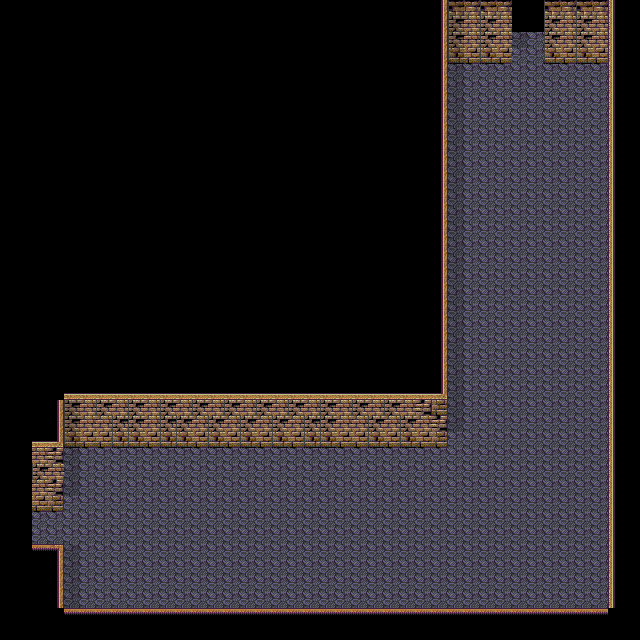

A level layout from a 2D game, rendered from its tile map. Below: a short description, then the map file with tile-grid data replaced by summaries:
An orthogonal 40x40 tile map with 16x16 px tiles, 2 tile layers (Base, shadow), 2 tilesets and 13 objects.

<map version="1.0" orientation="orthogonal" renderorder="right-down" width="40" height="40" tilewidth="16" tileheight="16" backgroundcolor="#000000" nextobjectid="16">
 <properties>
  <property name="cc_vertexz" value="-11" />
 </properties>
 <tileset firstgid="1" name="lower" tilewidth="16" tileheight="16" tilecount="480" columns="30">
  <image source="lower.png" trans="201c30" width="480" height="256" />
 </tileset>
 <tileset firstgid="481" name="ST-Sewer-01.png" tilewidth="16" tileheight="16" tilecount="1504" columns="16">
  <image source="ST-Sewer-01.png" width="256" height="1504" />
 </tileset>
 <layer name="Base" width="40" height="40">
  <properties>
   <property name="cc_vertexz" value="-11" />
  </properties>
  <data>[1600 cells, 831 non-empty, 16 distinct tile ids]</data>
 </layer>
 <objectgroup name="collision">
  <object id="1" x="400" y="0" width="48" height="448" />
  <object id="2" x="64" y="400" width="336" height="48" />
  <object id="3" x="0" y="400" width="64" height="112" />
  <object id="4" x="0" y="544" width="64" height="96" />
  <object id="5" x="64" y="608" width="432" height="32" />
  <object id="6" x="496" y="608" width="144" height="32" />
  <object id="7" x="608" y="0" width="48" height="512" />
  <object id="8" x="608" y="512" width="32" height="96" />
  <object id="9" x="448" y="0" width="64" height="64" />
  <object id="10" x="544" y="0" width="64" height="64" />
 </objectgroup>
 <objectgroup name="event">
  <object id="13" x="512" y="0" width="32" height="32">
   <properties>
    <property name="EventID" value="1" />
    <property name="trigger" value="1" />
   </properties>
  </object>
  <object id="14" x="0" y="512" width="32" height="32">
   <properties>
    <property name="EventID" value="2" />
    <property name="trigger" value="1" />
   </properties>
  </object>
  <object id="15" x="32" y="400" width="32" height="32">
   <properties>
    <property name="EventID" value="0" />
    <property name="trigger" value="0" />
   </properties>
  </object>
 </objectgroup>
 <layer name="shadow" width="40" height="40" opacity="0.5">
  <properties>
   <property name="cc_vertexz" value="-11" />
  </properties>
  <data>[1600 cells, 40 non-empty, 2 distinct tile ids]</data>
 </layer>
</map>
